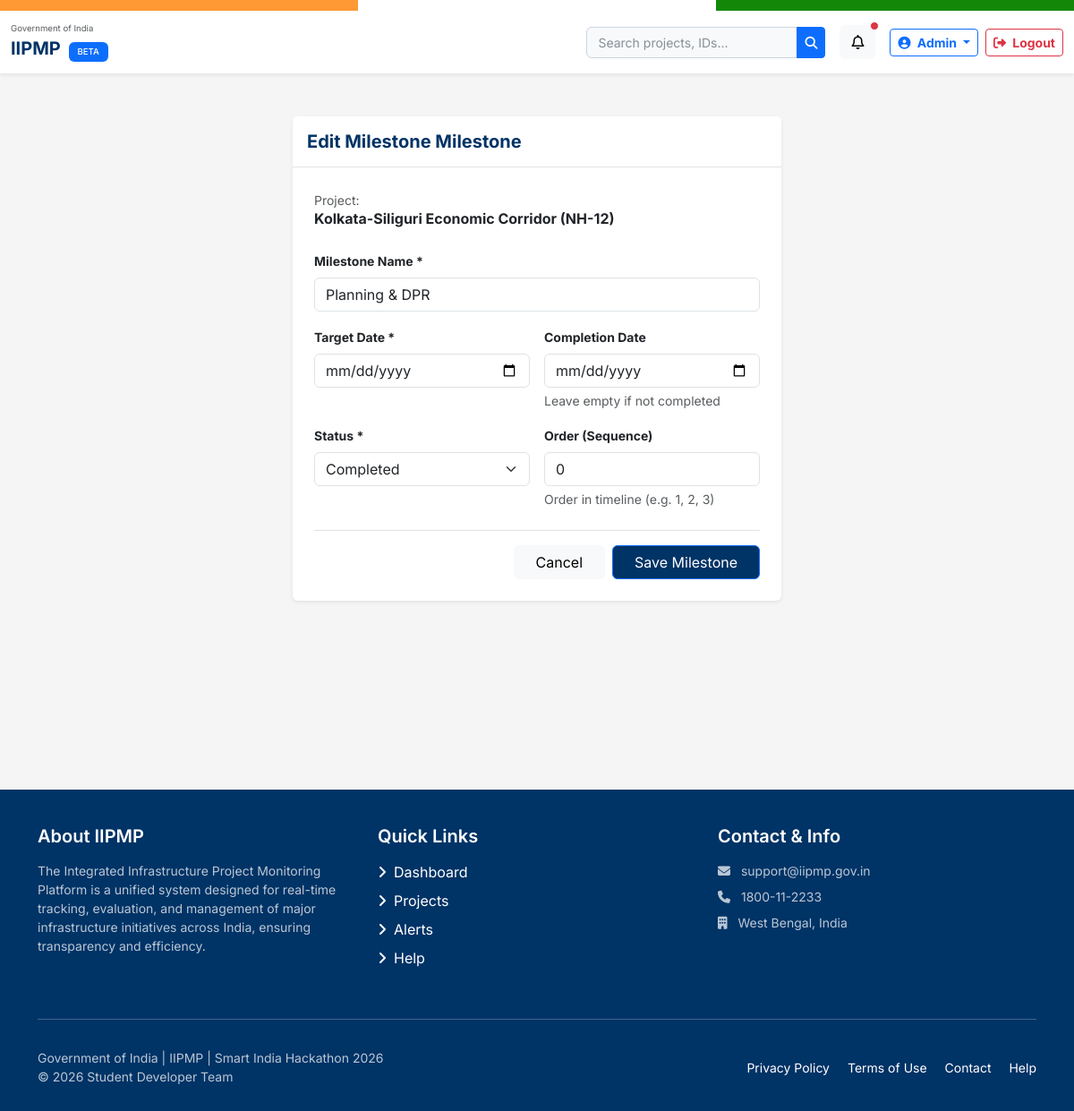
Screenshot of /database/project/PROJ-003/milestone/1105/edit/ (signed in) with the database file from the repository.
### monitoring/models.py (models this page shows, shortened)
class Project(models.Model):
    project_id = models.CharField(max_length=20, unique=True)
    name = models.CharField(max_length=300)
    ministry = models.CharField(max_length=200)
    department = models.CharField(max_length=200, blank=True, default='')
    state = models.CharField(max_length=100)
    district = models.CharField(max_length=100, blank=True, default='')
    implementing_agency = models.CharField(max_length=300)
    approved_cost = models.DecimalField(max_digits=12, decimal_places=2)
    revised_cost = models.DecimalField(max_digits=12, decimal_places=2, null=True, blank=True)
    expenditure = models.DecimalField(max_digits=12, decimal_places=2, default=0)
    start_date = models.DateField()
    expected_completion = models.DateField()
    physical_progress = models.DecimalField(max_digits=5, decimal_places=2, default=0)
    financial_progress = models.DecimalField(max_digits=5, decimal_places=2, default=0)
    status = models.CharField(max_length=20, choices=STATUS_CHOICES, default='not_started')
    risk_level = models.CharField(max_length=10, choices=RISK_CHOICES, default='low')
    description = models.TextField(blank=True, default='')
    created_at = models.DateTimeField(auto_now_add=True)
    updated_at = models.DateTimeField(auto_now=True)
    class Meta:
        ordering = ['-updated_at']

class Milestone(models.Model):
    project = models.ForeignKey(Project, on_delete=models.CASCADE, related_name='milestones')
    name = models.CharField(max_length=200)
    target_date = models.DateField(null=True, blank=True)
    completion_date = models.DateField(null=True, blank=True)
    status = models.CharField(max_length=20, choices=MILESTONE_STATUS_CHOICES, default='pending')
    order = models.PositiveIntegerField(default=0)
    class Meta:
        ordering = ['order']

### monitoring/views.py (the view)
# urls.py: path('database/project/<str:project_id>/milestone/<int:milestone_id>/edit/', views.milestone_edit, name='milestone_edit'),
@login_required
def milestone_edit(request, project_id, milestone_id):
    project = get_object_or_404(Project, project_id=project_id)
    milestone = get_object_or_404(Milestone, id=milestone_id, project=project)
    if request.method == 'POST':
        form = MilestoneForm(request.POST, instance=milestone)
        if form.is_valid():
            form.save()
            update_project_automation(project)
            messages.success(request, 'Milestone updated successfully.')
            return redirect('project_detail', project_id=project.project_id)
    else:
        form = MilestoneForm(instance=milestone)
    context = {'form': form, 'project': project, 'milestone': milestone, 'action': 'Edit Milestone'}
    return render(request, 'milestone_form.html', context)

### monitoring/forms.py
class MilestoneForm(forms.ModelForm):
    class Meta:
        model = Milestone
        exclude = ['project']
        widgets = {
            'target_date': forms.DateInput(attrs={'type': 'date'}),
            'completion_date': forms.DateInput(attrs={'type': 'date'}),
        }

### templates/milestone_form.html (shortened to what this page needs)
{% extends 'base.html' %}
{% load static %}
{% block content %}
<div class="container py-5">
    <div class="row justify-content-center">
        <div class="col-md-8 col-lg-6">
            <div class="card shadow-sm border-0">
                <div class="card-header bg-white py-3 d-flex justify-content-between align-items-center border-bottom">
                    <h5 class="mb-0 fw-bold text-navy" style="color: #003366;">
                        {{ action }} Milestone
                    </h5>
                </div>
                <div class="card-body p-4">
                    <div class="mb-4">
                        <span class="text-muted small">Project:</span>
                        <h6 class="fw-bold">{{ project.name }}</h6>
                    </div>
                    <form method="POST">
                        <div class="mb-3">
                            <label for="{{ form.name.id_for_label }}" class="form-label small fw-bold">Milestone Name *</label>
                            {{ form.name }}
                        </div>
                        <div class="row g-3 mb-3">
                            <div class="col-md-6">
                                <label for="{{ form.target_date.id_for_label }}" class="form-label small fw-bold">Target Date *</label>
                                {{ form.target_date }}
                            </div>
                            <div class="col-md-6">
                                <label for="{{ form.completion_date.id_for_label }}" class="form-label small fw-bold">Completion Date</label>
                                {{ form.completion_date }}
                                <div class="form-text small">Leave empty if not completed</div>
                            </div>
                        </div>
                        <div class="row g-3 mb-4">
                            <div class="col-md-6">
                                <label for="{{ form.status.id_for_label }}" class="form-label small fw-bold">Status *</label>
                                {{ form.status }}
                            </div>
                            <div class="col-md-6">
                                <label for="{{ form.order.id_for_label }}" class="form-label small fw-bold">Order (Sequence)</label>
                                {{ form.order }}
                                <div class="form-text small">Order in timeline (e.g. 1, 2, 3)</div>
                            </div>
                        </div>
                        <div class="d-flex justify-content-end gap-2 pt-3 border-top">
                            <a href="{% url 'project_detail' project.project_id|default:project.id %}" class="btn btn-light px-4">Cancel</a>
                            <button type="submit" class="btn btn-primary px-4" style="background-color: #003366;">Save Milestone</button>
                        </div>
                    </form>
                </div>
            </div>
        </div>
    </div>
</div>
{% endblock %}

### static/css/style.css (style rules this page uses)
:root { --primary: #003366; --primary-light: #004488; --primary-dark: #002244; --secondary: #FF9933; --secondary-light: #FFB366; --accent: #138808; --accent-light: #1AA00A; --bg-white: #FFFFFF; --bg-light: #F5F5F5; --bg-surface: #F8F9FA; --text-primary: #1A1A2E; --text-secondary: #6C757D; --danger: #DC3545; --warning: #FFC107; --success: #28A745; --info: #17A2B8; }
body { font-family: 'Inter', sans-serif; background-color: var(--bg-light); color: var(--text-primary); scroll-behavior: smooth; }
.text-navy { color: var(--primary) !important; }

### templates/base.html (style rules this page uses)
body { font-family: 'Inter', sans-serif; background-color: #F5F5F5; color: #1A1A2E; }

### rows the page displays
Project: name "Kolkata-Siliguri Economic Corridor (NH-12)"
Milestone: name "Planning & DPR", status "Completed", order "0"

### other values shown
{{ action }} "Edit Milestone"
